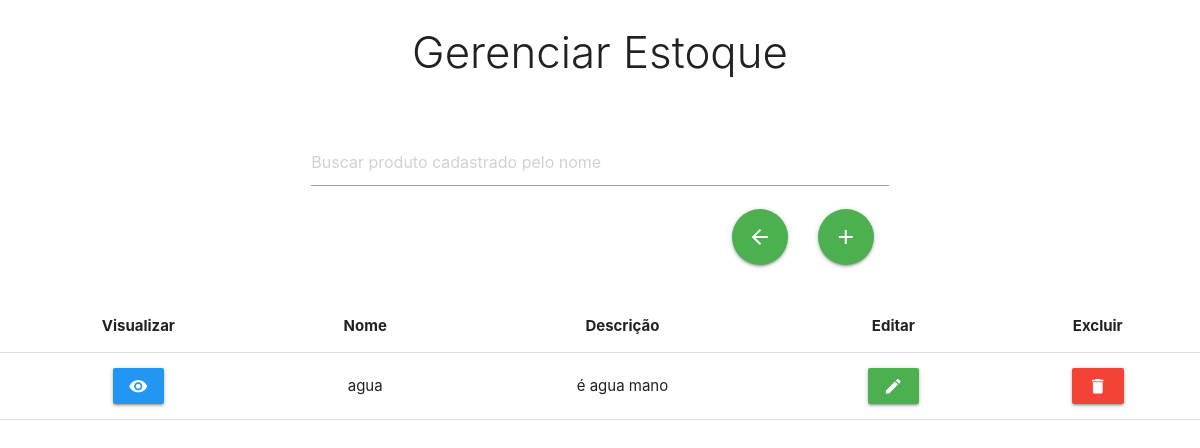
/estoque/gerenciarEstoque.php, run on an earlier commit of the app's database.
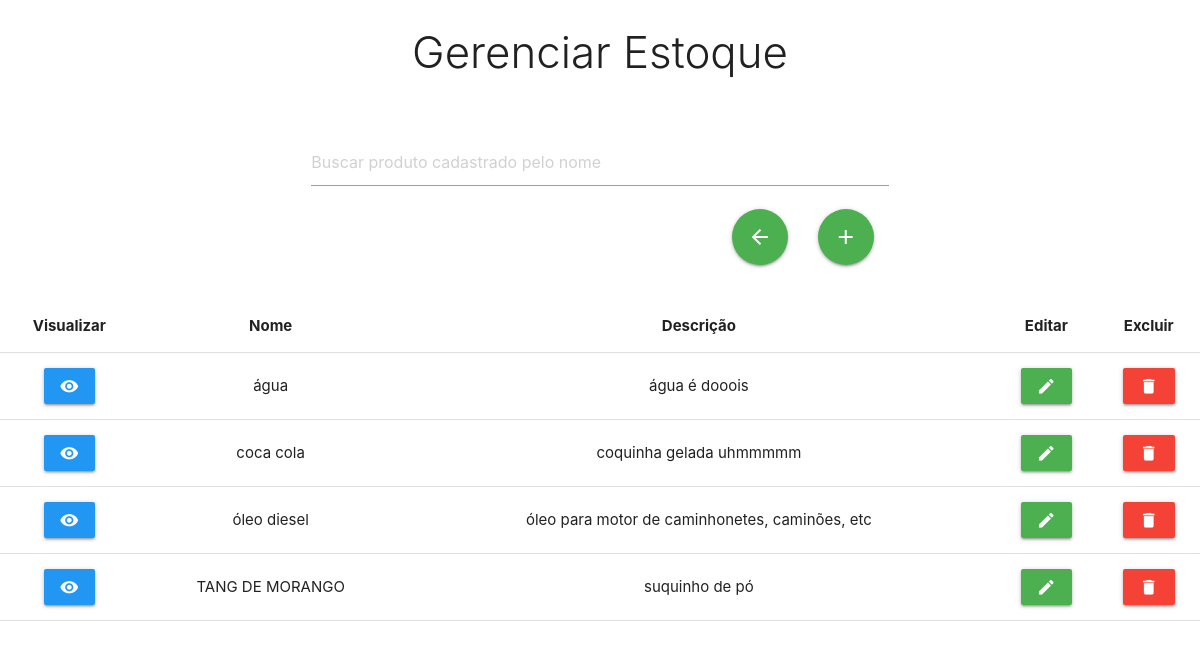
And on a later commit of the database.
### tables this page shows
CREATE TABLE `produtos` (
  `id_produto` int(11) NOT NULL,
  `nome` varchar(255) NOT NULL,
  `descricaoProd` varchar(255) NOT NULL,
  `formula` varchar(255) NOT NULL,
  `estoqueMin` varchar(255) NOT NULL,
  `unidadeMed` varchar(255) NOT NULL,
  `fornecedor` varchar(255) NOT NULL,
  `Fabricante` varchar(255) NOT NULL,
  `precoMed` varchar(255) NOT NULL,
  `lote` varchar(255) NOT NULL,
  `descricaoTec` varchar(255) NOT NULL,
  `obs` varchar(255) NOT NULL
);

### estoque/gerenciarEstoque.php (the view, shortened to what this page needs)
<!DOCTYPE html>
<html lang="pt-br">
<head>
    <link rel="stylesheet" href="../css/main.css">
    <link rel="stylesheet" href="https://cdnjs.cloudflare.com/ajax/libs/materialize/1.0.0/css/materialize.min.css">
</head>
<body>
    <div class="row">
        <div class="center-align">
            <h3 class="light">Gerenciar Estoque</h3></br></br>
                <div class="col s12 m6 push-m3 ">
                    <input type="text" name="busca" id="busca" placeholder="Buscar produto cadastrado pelo nome">
                    <a href="../produto/cadastrarProd.php" class="btn-floating  btn-large waves-effect waves-light green"><i class="material-icons">add</i></a>
                    <a href="../index.php" class="btn-floating btn-large waves-effect waves light green"><i class="material-icons">arrow_back</i></a>
                </div>
        </div>
    </div>
    <div class='row'>
        <table class="highlight centered responsive-table">
            <thead>
                <tr>
                    <th>Visualizar</th>
                    <th>Nome</th>
                    <th>Descrição</th>
                    <th>Editar</th>
                    <th>Excluir</th>
                </tr>
            </thead>
            <?php
                require_once '../banco/conexao.php';
                $query = "SELECT * FROM produtos ORDER BY nome ASC";
                $execut = mysqli_query($conexao,$query);
                while($dados = mysqli_fetch_array($execut)){
                    $id = $dados['id_produto'];
                    $nome = $dados['nome'];
                    $desc = $dados['descricaoProd'];
                    echo "
                        <tbody id = 'myTable'>
                            <tr>
                                <td>
                                    <form action='visualizarProd.php' method='POST'>
                                        <input type = 'hidden' name = 'id_produto' value = '$id'/>
                                        <button type='submit' class='btn waves-effect waves-light blue'><i class='material-icons'>remove_red_eye</i></button>
                                    </form>
                                </td>
                                <form action = '../produto/editarProduto.php' method='POST'>
                                    <td>$nome</td>
                                    <td>$desc</td>
                                    <td>
                                        <input type = 'hidden' name = 'id_produto' value = '$id'/>
                                        <button type = 'submit' class = 'btn waves-effect waves-light green'><i class='material-icons'>edit</i></button>
                                    </td>
                                </form>
                                <td>
                                    <div>
                                        <a class='waves-effect waves-light red btn modal-trigger' href='#modal1'><i class='material-icons'>delete</i></a>
                                    </div>
                                                <input type = 'hidden' name = 'id_produto' value = '$id'/>
                                </td>
                            </tr>
                        </tbody>
                    ";
                }
            ?>
        </table>
    </div>
</body>
</html>

What changed in the data, as far as the page shows it:
removed produtos: nome "agua", descricaoProd "é agua mano"
added produtos: nome "água", descricaoProd "água é dooois"
added produtos: nome "coca cola", descricaoProd "coquinha gelada uhmmmmm"
added produtos: nome "óleo diesel", descricaoProd "óleo para motor de caminhonetes, caminões, etc"
added produtos: nome "TANG DE MORANGO", descricaoProd "suquinho de pó"
